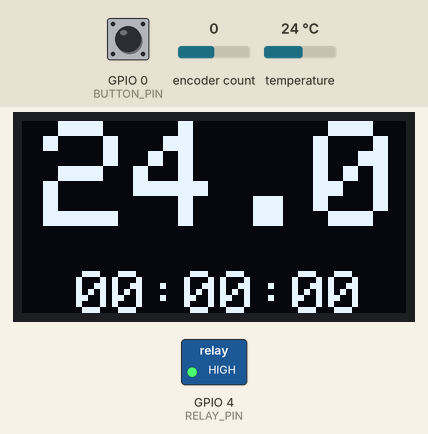
Bench run of a sketch on a simulated ESP8266 (NodeMCU). Parts: 128×64 one-colour display, switched loads named in the sketch (green lamp = pin HIGH). The inputs (shaded band) are chosen by the test bench; at power-on: GPIO 0 (BUTTON_PIN) HIGH, encoder count 0, temperature 24 °C. WiFi joins after 1.5 s; servers stay silent unless stated; the display library's start-up logo is not drawn; no MQTT or app messages arrive unless stated; what the sketch prints to the serial monitor is not drawn.

Above: at 2.9 s.
3.0 s: GPIO 0 (BUTTON_PIN) pulled LOW for 0.15 s
At 3.7 s:
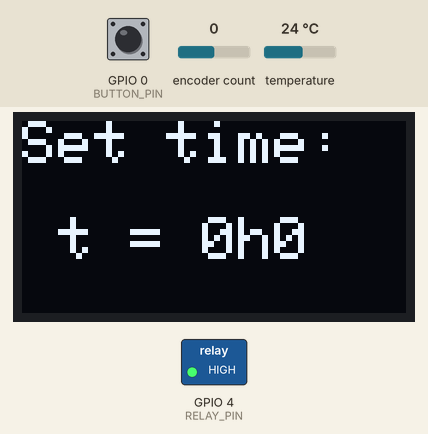
4.6 s: GPIO 0 (BUTTON_PIN) pulled LOW for 1 s
At 6.0 s:
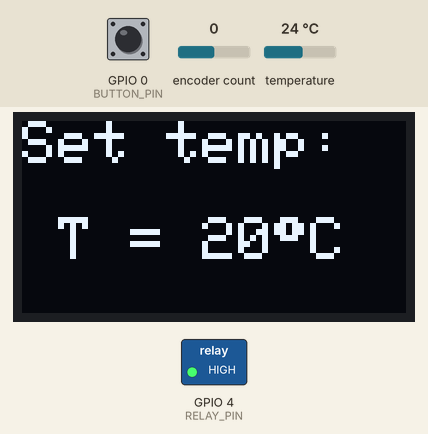
7.1 s: encoder count set to 1
At 8.0 s:
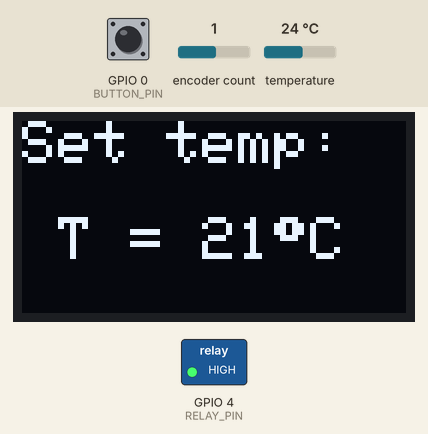
8.6 s: encoder count set to 2
At 9.1 s:
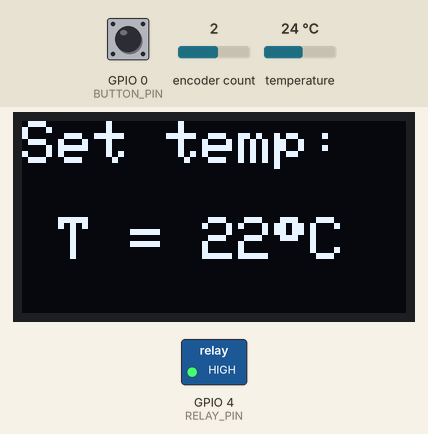
10.1 s: encoder count set to 3
At 11.3 s:
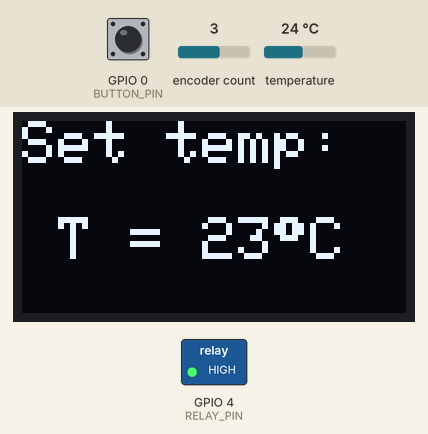
11.6 s: GPIO 0 (BUTTON_PIN) pulsed LOW 5 times (0.12 s each, 0.3 s apart)
At 14.8 s:
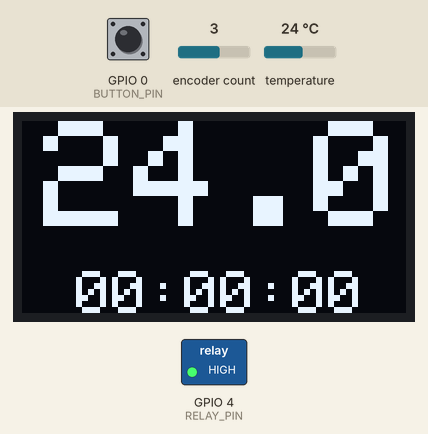
Timing chart, 0 to 16.3 s (numbered marks = the images above; inputs shaded):
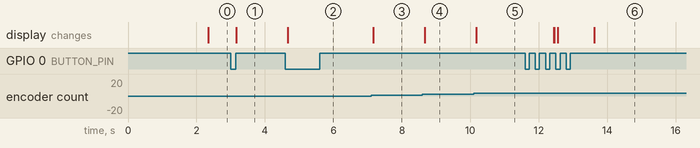

Measured:
- after the input at 3.0 s, the display: changes after 0.17 s (image 1)
- after the input at 4.6 s, the display: changes after 0.07 s (image 2)
- after the input at 7.1 s, the display: changes after 0.07 s (image 3)
- after the input at 8.6 s, the display: changes after 0.07 s (image 4)
- after the input at 10.1 s, the display: changes after 0.07 s (image 5)
- after the input at 11.6 s, the display: changes after 0.83 s (image 6)

The sketch:

SousVideESP8266.ino
```cpp
/*
Sous vide slow cooker controller on ESP8266.

Liquid Crystal Library: https://github.com/marcoschwartz/LiquidCrystal_I2C
Dallas temperature lib: https://github.com/milesburton/Arduino-Temperature-Control-Library
OneWire lib: https://github.com/PaulStoffregen/OneWire
Adafruit_SSD1306: https://github.com/adafruit/Adafruit_SSD1306
Adafruit GFX: https://github.com/adafruit/Adafruit-GFX-Library

Date: Sat, 18 Mar 2017
Author: Justin Lam
*/

/***********************/
/****** LIBRARIES ******/
/***********************/
// Temperature libs
#include <OneWire.h>
#include <DallasTemperature.h>

// Misc libs
#include <Wire.h>

#include <Encoder.h>
#include "CountdownTimer.h"

// ESP8266 Wifi libs
#include <ESP8266WiFi.h>
#include "Adafruit_MQTT.h"
#include "Adafruit_MQTT_Client.h"

// Display libs
#include <SPI.h>
#include <Adafruit_GFX.h>
#include <Adafruit_SSD1306.h>
//#include <Fonts/FreeMono9pt7b.h>

//needed for wifi autoconnect
#include <DNSServer.h>
#include <ESP8266WebServer.h>
#include <WiFiManager.h>         //https://github.com/tzapu/WiFiManager

/*************************/
/****** GLOBAL VARS ******/
/*************************/
// Adafruit.io setup
#define AIO_SERVER      "io.adafruit.com"
#define AIO_SERVERPORT  1883                   // use 8883 for SSL
#define AIO_USERNAME    "ADAFRUIT USERNAME"
#define AIO_KEY         "ADAFRUIT KEY"

//Pin declarations
#define I2C_ADDR    0x3C // For Kuman 0.96" OLED I2C display.  Find it from I2C Scanner
#define SDA_PIN 12       // ESP8266 I2C data pin
#define SCL_PIN 14       // ESP8266 I2C clock pin
#define BUTTON_PIN 0
#define RELAY_PIN 4
#define TEMP_SENSOR_PIN 5  // DS18B20 pin
#define ENCODER_PIN_A 13
#define ENCODER_PIN_B 2

//Encoder params
#define ENCODER_STEPS_TEMP 4 // number of reading increments per detent
#define ENCODER_STEPS_TIME 0.16 // for 15 min increment
#define TIME_INCREMENT 15  // encoder time increment

// Display stuff
#define OLED_RESET 1  // tie to ESP8266 reset btn
#define DEG_SYMBOL (char)247    // degree symbol for OLED display

// Timing intervals
#define REFRESH_RATE_UI 100     // refresh the UI every 100 ms
#define MQTT_PUBLISH_FREQ 15000  // publish data to MQTT every 15 secs

// UI stuff
#define STARTING_TEMP 20
#define MAX_TEMP 100
#define MIN_TEMP 20
#define MAX_WIFI_CONNECT_TRIES 3

/*************************/
/****** CLASS INITS ******/
/*************************/
// Setup OLED display
Adafruit_SSD1306 display(OLED_RESET);

// Setup temp sensor
OneWire oneWire(TEMP_SENSOR_PIN);
DallasTemperature DS18B20(&oneWire);

// Setup encoder
Encoder myEnc(ENCODER_PIN_A, ENCODER_PIN_B);

// Setup timer
CountDownTimer timer;

// Create an ESP8266 WiFiClient class to connect to the MQTT server.
WiFiClient client;

// Setup the MQTT client
Adafruit_MQTT_Client mqtt(&client, AIO_SERVER, AIO_SERVERPORT, AIO_USERNAME, AIO_KEY);
Adafruit_MQTT_Publish tempMQTT = Adafruit_MQTT_Publish(&mqtt, AIO_USERNAME "/feeds/sous-vide");

/******************/
/****** VARS ******/
/******************/
bool offlineMode = false;
bool pauseMode = true;
bool timerEnd = false;
bool buttonPressed = false;
bool modeChange = false;
uint8_t modeUI = 0;
bool backlightOn = true;

float temp_reading;
int relay_state = 0;

// Timing vars
uint32_t current_millis;
uint32_t previous_millis = 0;

// Vars to hold previous encoder vals
uint32_t temp_offset;
uint32_t time_offset;

// Startup vars
uint32_t set_temp = STARTING_TEMP;
int32_t raw_time = 0;
uint32_t set_hr = 0;
uint32_t set_min = 0;
uint8_t wifi_connect_tries = 0;

// Buffer for printing to LCD
char buf[40];

// Bug workaround for Arduino 1.6.6, it seems to need a function declaration
// for some reason (only affects ESP8266, likely an arduino-builder bug).
void MQTT_connect();

void setup() {
//    Serial.begin(115200);
//    delay(10);
//
    // Initialize LCD with I2C
    Wire.begin(SDA_PIN, SCL_PIN);
    display.begin(SSD1306_SWITCHCAPVCC, 0x3C);

    // Show adafruit splash screen
    display.display();
    display.clearDisplay();

    // Initialize display
    display.setCursor(0,0);
    display.setTextSize(2);
    display.setTextColor(WHITE);

    // Connect to wifi
    WiFiManager wifiManager;
    //fetches ssid and pass from eeprom and tries to connect
    //if it does not connect it starts an access point with the specified name
    //here  "AutoConnectAP"
    //and goes into a blocking loop awaiting configuration
    wifiManager.autoConnect("SousVideAP");

    display.println();

    // Start in offline mode if not connected
    if(wifi_connect_tries >= MAX_WIFI_CONNECT_TRIES) {
      offlineMode = true;
      display.print("\nOffline");
    }
    else {
      display.print("\nConnected!");

    }

    // Initialize pins
    pinMode(BUTTON_PIN, INPUT_PULLUP);
    pinMode(RELAY_PIN, OUTPUT);
    digitalWrite(RELAY_PIN,HIGH);   // relay is switched off on HIGH

    attachInterrupt(BUTTON_PIN, buttonISR, FALLING);

    // Initialize timer
    timer.SetTimer(0,0,0);
    timer.StartTimer();
}

void buttonISR() {
    /*
     *  Handles button press with debouncing using hardware interrupt
     */
    static uint32_t last_interrupt_time = 0;
    uint32_t interrupt_time = millis();

    // If interrupts come faster than 200ms, assume it's a bounce and ignore
    if (interrupt_time - last_interrupt_time > 200) {
        buttonPressed = true;
    }
    last_interrupt_time = interrupt_time;
}

uint16_t getTime(char type, float raw_time) {
    /*
     * Splits user inputted time to hours and minutes
     */
    uint16_t hr, min;

    raw_time /= 100;
    hr = raw_time;      // Extract hours

    min = round((raw_time - hr) * 100 * 0.6 / TIME_INCREMENT) * TIME_INCREMENT;  // Extract minutes in 15 min increments

    if(type == 'h') {
        return hr;
    }
    else if (type == 'm') {
        return min;
    }
}

int32_t readEncoderTime() {
    /*
     * Read the encoder and return the scaled time
     */
    float reading;

    reading = myEnc.read() / ENCODER_STEPS_TIME;

    // Return the rounded multiple
    return reading;
}

int32_t readEncoderTemp() {
    /*
     * Read the encoder and return the scaled temperature
     */
    return myEnc.read() / ENCODER_STEPS_TEMP;
}

float readTempSensor() {
    /*
     * Read the temperature sensor
     */
    DS18B20.requestTemperatures();
    return DS18B20.getTempCByIndex(0);
}

uint8_t checkScrollDir(float prev, float curr) {
    /*
     * Check encoder scroll direction. Returns true if fwd, false if reverse.
     */
     uint8_t dir;

     if( curr > prev ) {
        dir = 1;   // going forward
     }
     else if (prev > curr) {
        dir = 2;   // going backward
     }
     else {
        dir = 0;   // no change
     }

     return dir;
}

void setNewTime() {
    /*
     * Prompt user to set cooking time
     */
    static int32_t old_time = 0;

    // Reset to the previous user value
    if(modeChange) {
        time_offset = old_time - readEncoderTime();
        modeChange = false;
    }

    raw_time = readEncoderTime() + time_offset;

    if (raw_time < 0) {
      raw_time = 0;
    }
    old_time = raw_time;

    set_hr = getTime('h', raw_time);
    set_min = getTime('m', raw_time);

    if(set_hr == 0 && set_min == 0) {
        pauseMode = true;
    }
    else {
        pauseMode = false;
    }

    display.clearDisplay();
    display.setCursor(0,0);
    display.println("Set time:\n");
    sprintf(buf," t = %dh%d               ",set_hr,set_min);
    display.println(buf);
    display.display();
}

void setNewTemp() {
    /*
     * Prompt user to set cooking temperature
     */
    static int32_t old_temp = STARTING_TEMP;

    // Reset to the previous user value
    if(modeChange) {
        temp_offset = old_temp - readEncoderTemp();
        modeChange = false;
    }

    set_temp = readEncoderTemp() + temp_offset;
    old_temp = set_temp;

    display.clearDisplay();
    display.setCursor(0,0);
    display.println("Set temp:\n");
    sprintf(buf," T = %d%cC               ",set_temp, DEG_SYMBOL);
    display.println(buf);
    display.display();
}

void monitorStatus() {
    /*
     * Show live cooking temperature and time status
     */
    temp_reading = readTempSensor();
    controlTemp(temp_reading, set_temp);

    // Send temperature reading online
    if(!offlineMode) {
      MQTT_publish(temp_reading);
    }

    // Construct char buffer to convert float to string
    char t[10];
    dtostrf(temp_reading, 4, 1, t);

    // Show temperature status
    display.clearDisplay();
    if (temp_reading == -127){
      display.setCursor(7,0);
      display.setTextSize(2);
      display.println("  Insert");
      display.setCursor(7,18);
      display.println("   temp");
    }
    else {
      display.setTextSize(5);
      sprintf(buf,"%s",t, DEG_SYMBOL);
      display.setCursor(7,0);
      display.println(buf);
    }

    // Show time status
    display.setCursor(18,50);
    display.setTextSize(2);
    sprintf(buf,"%02d:%02d:%02d       ",timer.ShowHours(),timer.ShowMinutes(),timer.ShowSeconds());
    display.println(buf);
    display.display();

    // Check if user wants to change time/temp settings
    if(modeChange) {
        static uint32_t prev_hr = 999, prev_min = 999;

        // Reinitialize the timer if it's been changed
        if(set_hr != prev_hr || set_min != prev_min) {
            timer.SetTimer(set_hr, set_min, 0);
            timer.StartTimer();

            prev_hr = set_hr;
            prev_min = set_min;
        }
        modeChange = false;
    }
}

void controlTemp(float temp_reading, float desired_temp) {
    /*
     * "PID" temperature control
     */
    if(temp_reading == -127) {
      digitalWrite(RELAY_PIN,HIGH);  // turn off if nothing is inserted
    }
    else if (temp_reading < desired_temp) {
        digitalWrite(RELAY_PIN,LOW);  // turn on the heating element
    }
    else {
        digitalWrite(RELAY_PIN,HIGH); // turn off the heating element
    }
}

void blinkLCD(uint8_t blink_rate) {
    /*
     * Flash the LCD backlight when timer is done
     */
    uint32_t current_millis = millis();
    static uint32_t previous_millis = 0;

    if ((current_millis - previous_millis) >= blink_rate) {
        if (backlightOn) {
            display.invertDisplay(true);
            backlightOn = false;
        }
        else {
            display.invertDisplay(false);
            backlightOn = true;
        }
        previous_millis = current_millis;
    }
}

void MQTT_publish(float val) {
    /*
     * Publish data through MQTT to Adafruit.io
     */
    uint32_t current_millis = millis();
    static uint32_t previous_millis = 0;

    if ((current_millis - previous_millis) >= MQTT_PUBLISH_FREQ) {
        MQTT_connect(); // reconnect if necessary

        if(!tempMQTT.publish(val)) {
            Serial.println(F("Failed"));
        }
        previous_millis = current_millis;
    }
}

void MQTT_connect() {
  /*
   * Connect to MQTT
   */
  int8_t ret;

  // Stop if already connected.
  if (mqtt.connected()) {
    return;
  }

  Serial.print("Connecting to MQTT... ");

  uint8_t retries = 3;
  while ((ret = mqtt.connect()) != 0) { // connect will return 0 for connected
       Serial.println(mqtt.connectErrorString(ret));
       Serial.println("Retrying MQTT connection in 5 seconds...");
       mqtt.disconnect();
       delay(5000);  // wait 5 seconds
       retries--;
       if (retries == 0) {
         // basically die and wait for WDT to reset me
         while (1);
       }
  }
  Serial.println("MQTT Connected!");
}

void loop() {
    // Call this every clock cycle
    timerEnd = timer.RunTimer();

    if(!pauseMode && !timerEnd && modeUI == 0) {
        blinkLCD(100);
    }
    else if(!backlightOn) {
        display.invertDisplay(false);
//        display.backlight();
    }

    // Change UI mode if button is pressed
    if(buttonPressed) {
        display.clearDisplay();
        display.setCursor(0,0);
        modeUI++;

        // Cycle through the modes
        if(modeUI > 2) {
            modeUI = 0;
        }

        buttonPressed = false;
        modeChange = true;
    }

    current_millis = millis();

    // UI doesn't need to be updated as frequently
    if((current_millis - previous_millis ) >= REFRESH_RATE_UI) {
        switch(modeUI) {
            // Set time
            case 1: {
                setNewTime();
            } break;

            // Set temperature
            case 2: {
                setNewTemp();
            } break;

            // Live status
            default: {
                monitorStatus();
            } break;
        }
        previous_millis = current_millis;
    }

}
```

CountdownTimer.cpp
```cpp
/* CountDownTimer.cpp */

#include "CountDownTimer.h"

CountDownTimer::CountDownTimer() {
    time = millis();
    Clock = 0;
    Reset = false;
    Stop = false;
    Paused = false;
    timeFlag = false;
}

bool CountDownTimer::RunTimer()
{
  static uint32_t duration = 1000; // 1 second
  timeFlag = false;

  if (!Stop && !Paused) // if not Stopped or Paused, run timer
  {
    // check the time difference and see if 1 second has elapsed
    if ((_millis = millis()) - time > duration )
    {
      Clock--;
      timeFlag = true;

      if (Clock == 0) // check to see if the clock is 0
        Stop = true; // If so, stop the timer

     // check to see if micros() has rolled over, if not,
     // then increment "time" by duration
      _millis < time ? time = _millis : time += duration;
    }
    if (TimeCheck(0,0,0) )
        Stop = true;
  }
  return !Stop; // return the state of the timer
}

void CountDownTimer::ResetTimer()
{
  SetTimer(R_clock);
  Stop = false;
}

void CountDownTimer::StartTimer()
{
  Watch = millis(); // get the initial microseconds at the start of the timer
  time = millis();
  Stop = false;
  Paused = false;
}

void CountDownTimer::StopTimer()
{
  Stop = true;
}

void CountDownTimer::StopTimerAt(unsigned int hours, unsigned int minutes, unsigned int seconds)
{
  if (TimeCheck(hours, minutes, seconds) )
    Stop = true;
}

void CountDownTimer::PauseTimer()
{
  Paused = true;
}

void CountDownTimer::ResumeTimer() // You can resume the timer if you ever stop it.
{
  Paused = false;
}

void CountDownTimer::SetTimer(unsigned int hours, unsigned int minutes, unsigned int seconds)
{
  // This handles invalid time overflow ie 1(H), 0(M), 120(S) -> 1, 2, 0
  unsigned int _Sec = (seconds / 60);
  unsigned int _Min = (minutes / 60);

  if(_Sec) minutes += _Sec;
  if(_Min) hours += _Min;

  Clock = (hours * 3600) + (minutes * 60) + (seconds % 60);
  R_clock = Clock;
  Stop = false;
}

void CountDownTimer::SetTimer(unsigned int seconds)
{
 // StartTimer(seconds / 3600, (seconds / 3600) / 60, seconds % 60);
 Clock = seconds;
 R_clock = Clock;
 Stop = false;
}

int CountDownTimer::ShowHours()
{
  return Clock / 3600;
}

int CountDownTimer::ShowMinutes()
{
  return (Clock / 60) % 60;
}

int CountDownTimer::ShowSeconds()
{
  return Clock % 60;
}

unsigned long CountDownTimer::ShowMilliSeconds()
{
  return (_millis - Watch);
}

// unsigned long CountDownTimer::ShowMicroSeconds()
// {
//   return _millis - Watch;
// }

bool CountDownTimer::TimeHasChanged()
{
  return timeFlag;
}

// output true if timer equals requested time
bool CountDownTimer::TimeCheck(unsigned int hours, unsigned int minutes, unsigned int seconds)
{
  return (hours == ShowHours() && minutes == ShowMinutes() && seconds == ShowSeconds());
}
```

CountdownTimer.h
```cpp
/* CountDownTimer.h

Hour, second, minute timer. Modified to run on ESP8266 using millis() instead of micros().

Based on http://playground.arduino.cc/Main/CountDownTimer

Creator: Andrew Mascolo
Original date: 11/7/2014

Adapted by: Justin lam
Last edited: 12/29/2016
*/

#ifndef CountdownTimer_h
#define CountdownTimer_h

#if defined(ARDUINO)
#include <Arduino.h>
#endif

class CountDownTimer {
    private:
        uint32_t Watch, _millis, time;
        uint32_t Clock, R_clock;
        bool Reset, Stop, Paused;
        volatile bool timeFlag;

    public:
        CountDownTimer();
        bool RunTimer();
        void ResetTimer();
        void StartTimer();
        void StopTimer();
        void StopTimerAt(unsigned int hours, unsigned int minutes, unsigned int seconds);
        void PauseTimer();
        void ResumeTimer();
        void SetTimer(unsigned int hours, unsigned int minutes, unsigned int seconds);
        void SetTimer(unsigned int seconds);
        int ShowHours();
        int ShowMinutes();
        int ShowSeconds();
        unsigned long ShowMilliSeconds();
        // unsigned long ShowMicroSeconds();
        bool TimeHasChanged();
        bool TimeCheck(unsigned int hours, unsigned int minutes, unsigned int seconds);
};
#endif
```

PushButton.cpp
```cpp
/* PushButton.cpp

Purpose: Class for handling switch debouncing

Last edited: August 29, 2016
Author: Justin Lam
*/

#include "PushButton.h"
#include "Arduino.h"

// Class constructor
PushButton::PushButton(int pin) {
  switchPin = pin;
  prev_state = HIGH;
  state = HIGH;
  last_debounce = 0;
  debounce_delay = 2;   // Can increase this delay (in ms) if debouncing is not effective

}

// Check that the switch is actually pressed for some time to ensure it's not just noise/rattling.
// Returns true if the switch is pressed, false if not
bool PushButton::CheckSwitchPress() {
  switchPressed = false;

  reading = digitalRead(switchPin);

  // If the state has changed from noise or actual pressing
  if (reading != prev_state) {
    last_debounce = millis();
  }

  // State has existed for longer than debounce_delay, so take it as actual state (not noise)
  if ((millis() - last_debounce) > debounce_delay) {
    // Return true if the switch is pressed (signal from HIGH to LOW)
    if (reading == LOW) {
      switchPressed = true;
    }
  }
  prev_state = reading;

  return switchPressed;
}
```

PushButton.h
```cpp
/*PushButton.h

Purpose: Class for handling switch debouncing

Last edited: August 29, 2016
Author: Justin Lam
*/

#ifndef HEADER_PUSHBUTTON
  #define HEADER_PUSHBUTTON

class PushButton{
  private:
    int switchPin;      // hardware pin on dev board
    int reading;
    int prev_state;
    int state;
    bool switchPressed;
    unsigned long last_debounce;
    unsigned long debounce_delay;

  public:
    PushButton(int pin);     // constructor to initialize variables
    bool CheckSwitchPress();  // Returns true if switch is pressed, false if not
};

#endif
```
